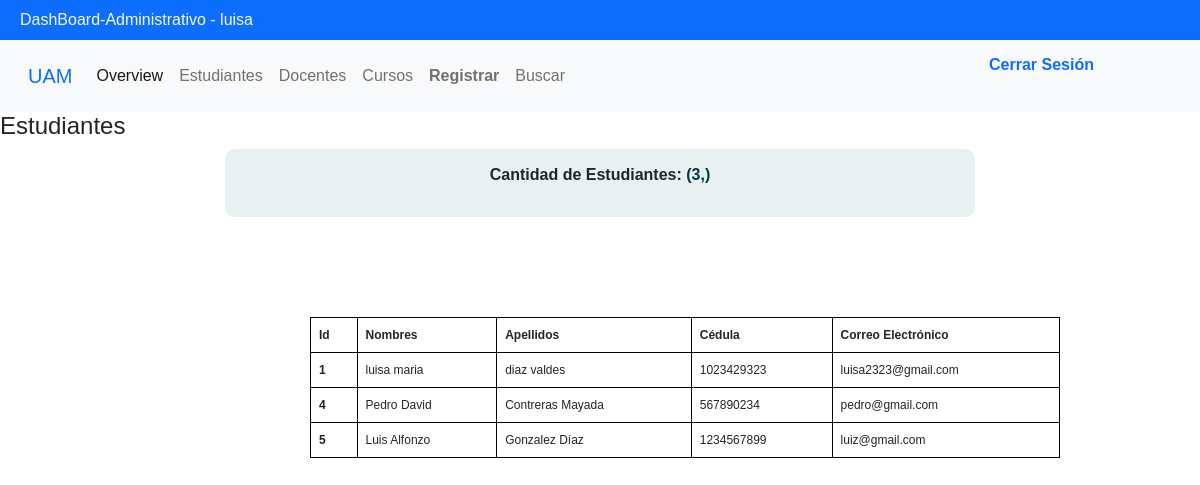
The page /DashBoard-Administrativo/estudiantes (signed in) on the database its author committed.
### tables this page shows
CREATE TABLE Usuarios (idUsuario INTEGER PRIMARY KEY AUTOINCREMENT UNIQUE, codUsuario VARCHAR (10) UNIQUE NOT NULL, primerNombre TEXT (11) NOT NULL, segundoNombre TEXT (11) NOT NULL, primerApellido TEXT (12) NOT NULL, segundoApellido TEXT (12) NOT NULL, email TEXT NOT NULL, clave VARCHAR (15) NOT NULL, idTipoUsuario INT REFERENCES Tipo_Usuarios (idTipoUsuario) NOT NULL);

### app.py (the view)
@app.route('/DashBoard-Administrativo/estudiantes',methods=['GET','POST'])
def estudiantes():
    cantEst = usersControllers.cantUsers()
    users = usersControllers.getUsers()
    data = {
        "cant": cantEst,
        "users": users
    }
    return render_template('estudiantes.html', students = data)

### db.py (called while the page is built)
def get_db():
    try:
        g.db = sqlite3.connect("baseDeDatos.db")
        return g.db
    except Error:
        print(Error)

### usersControllers.py (called while the page is built)
def getUsers():
    connect = get_db()
    cursor = connect.cursor()
    sql = " SELECT idUsuario, primerNombre, segundoNombre, primerApellido, segundoApellido, codUsuario, email FROM Usuarios WHERE idTipoUsuario = 1"
    cursor.execute(sql)
    users = cursor.fetchall()
    return users

def cantUsers():
    connect = get_db()
    cursor = connect.cursor()
    sql = " SELECT COUNT(*) FROM Usuarios WHERE idTipoUsuario = 1; "
    cursor.execute(sql)
    users = cursor.fetchone()
    return users

### templates/estudiantes.html (shortened to what this page needs)
{% extends "base.html" %}
{% block contenido %}
<head>
    <link rel="stylesheet" href="{{  url_for('static',  filename='css/styleTabs.css')  }}">
</head>
<header>
    <h4>Estudiantes</h4>
</header>
    <div id='contador'>
    <p>
        <b>Cantidad de Estudiantes: <span style="color:#053742">{{ students["cant"] }}</span></b><br>
    </p>
    </div>
    <table class="table table-bordered">
        <thead>
          <tr>
            <th scope="col">Id</th>
            <th scope="col">Nombres</th>
            <th scope="col">Apellidos</th>
            <th scope="col">Cédula</th>
            <th scope="col">Correo Electrónico</th>
          </tr>
        </thead>
        <tbody>
          {% for usuario in students.users %}
            <tr>
              <th scope="row">{{ usuario[0] }}</th>
              <td>{{ usuario[1] }} {{ usuario[2] }}</td>
              <td>{{ usuario[3] }} {{ usuario[4] }}</td>
              <td>{{ usuario[5] }}</td>
              <td>{{ usuario[6] }}</td>
            </tr>
          {% endfor %}
        </tbody>
      </table>
    {% endblock %}

### templates/base.html (shortened to what this page needs)
<!DOCTYPE html>
<html lang="en">
  <head>
    <link
      href="https://cdn.jsdelivr.net/npm/bootstrap@5.0.2/dist/css/bootstrap.min.css"
      rel="stylesheet"
    />
    <link
      rel="stylesheet"
      href="{{  url_for('static',  filename='css/styleBase.css')  }}"
    />
    <link rel="stylesheet" href="/static/css/retroAlimenBusqueda.css" />
    <link rel="stylesheet" href="{{  url_for('static',  filename='css/styleTabs.css')  }}">
  </head>
  <body>
    <header
      class="container-fluid bg-primary d-flex justify-content-center-center"
    >
      {% if session.nombre %}
      <p class="text-light mb-0 p-2 fs-6">
        DashBoard-Administrativo - {{ session.nombre }}
      </p>
      {% else %}
      <p class="text-light mb-0 p-2 fs-6">DashBoard-Administrativo</p>
      {% endif %}
    </header>
    <nav class="navbar navbar-expand-lg navbar-light bg-light p-3">
      <div class="container-fluid">
        <a class="navbar-brand" href="/DashBoard-Administrativo">
          <span class="text-primary"> UAM </span>
        </a>
        <div class="collapse navbar-collapse" id="navbarSupportedContent">
          <ul class="navbar-nav me-auto mb-2 mb-lg-0">
            <li class="nav-item">
              <a
                id="overview"
                class="nav-link active"
                aria-current="page"
                href="/DashBoard-Administrativo/overview"
                onsubmit="selector()"
              >
                Overview
              </a>
            </li>
            <li class="nav-item">
              <a class="nav-link" href="/DashBoard-Administrativo/estudiantes">
                Estudiantes
              </a>
            </li>
            <li class="nav-item">
              <a class="nav-link" href="/DashBoard-Administrativo/docentes">
                Docentes
              </a>
            </li>
            <li class="nav-item">
              <a class="nav-link" href="/DashBoard-Administrativo/cursos">
                Cursos
              </a>
            </li>
            <li class="nav-item">
              <a class="nav-link" href="/DashBoard-Administrativo/registrar">
                <b>Registrar</b>
              </a>
            </li>
            <li class="nav-item">
              <a class="nav-link" href="/DashBoard-Administrativo/buscador">
                Buscar
              </a>
            </li>
          </ul>
        </div>
        <div id="cerrarSesion">
          <a class="nav-link" href="/LoginAdministrativo/signout">
            <b>Cerrar Sesión</b>
          </a>
        </div>
      </div>
    </nav>
    {% block contenido %}{% endblock %}
  </body>
</html>

### static/css/styleBase.css (style rules this page uses)
* { margin: 0; padding: 0; text-decoration: none; font-family: Verdana, Geneva, Tahoma, sans-serif; }
body { overflow: auto; }
.container-fluid { justify-content: space-between; position: auto; z-index: 10; box-sizing: border-box; }
#cerrarSesion { position: absolute; right: 20px; top: 20px; height: 10px; display: flex; justify-content:center; align-items: center; margin-right: 70px; }

### static/css/styleTabs.css (style rules this page uses)
* { margin: 0; padding: 0; -webkit-box-sizing: border-box; -moz-box-sizing: border-box; box-sizing: border-box; font-family: verdana, arial, helvetica; }
#contador { width: 750px; text-align: center; background-color:#E8F0F2; padding: 14px ; border-radius:10px; margin:auto; display: block ; }
.table { margin-top:100px; margin-left: 310px; width: 750px; border: 1px solid black; display:table; font-size: 12px; padding: 46px; }

### rows shown on the page
Usuarios: nombre "luisa", idUsuario "1", primerNombre "luisa", segundoNombre "maria", primerApellido "diaz", segundoApellido "valdes", codUsuario "1023429323", email "luisa2323@gmail.com"
Usuarios: idUsuario "4", primerNombre "Pedro", segundoNombre "David", primerApellido "Contreras", segundoApellido "Mayada", codUsuario "567890234", email "pedro@gmail.com"
Usuarios: idUsuario "5", primerNombre "Luis", segundoNombre "Alfonzo", primerApellido "Gonzalez", segundoApellido "Díaz", codUsuario "1234567899", email "luiz@gmail.com"

### other values the page prints
{{ students["cant"] }} "(3,)"
